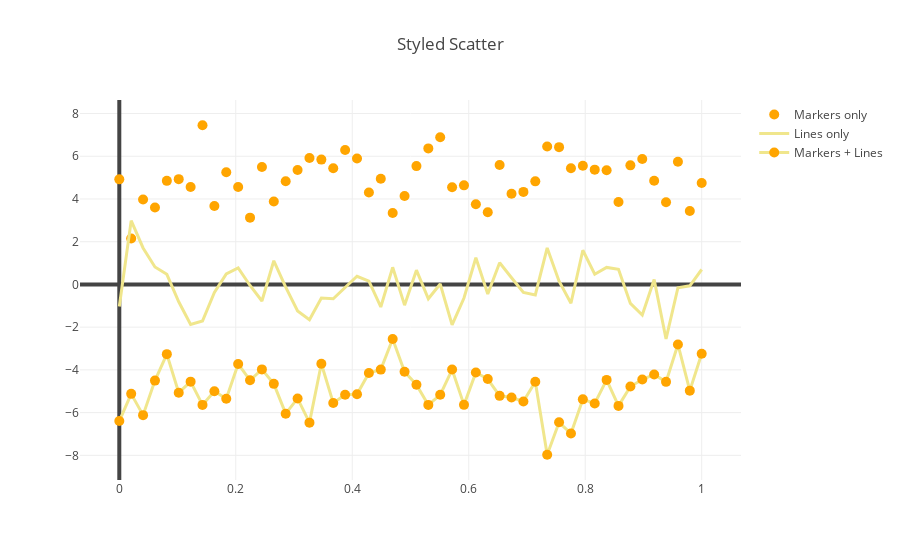

Here is the notebook cell this chart was saved with:
### Markdown cell above
#### Plot the figure

### Code cell
offline.iplot(fig)
